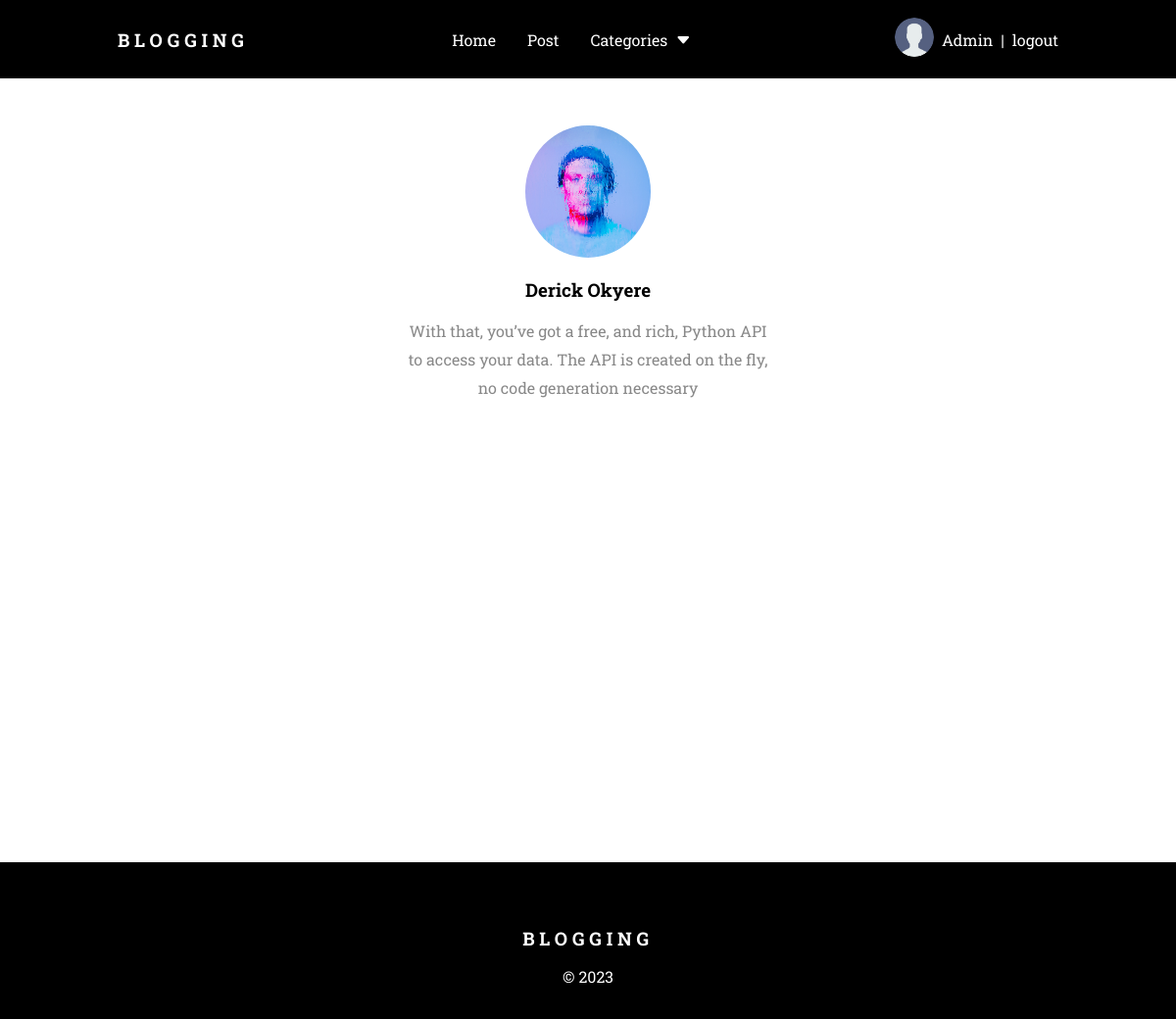
Page /profile/2 (signed in) on the earlier database version.
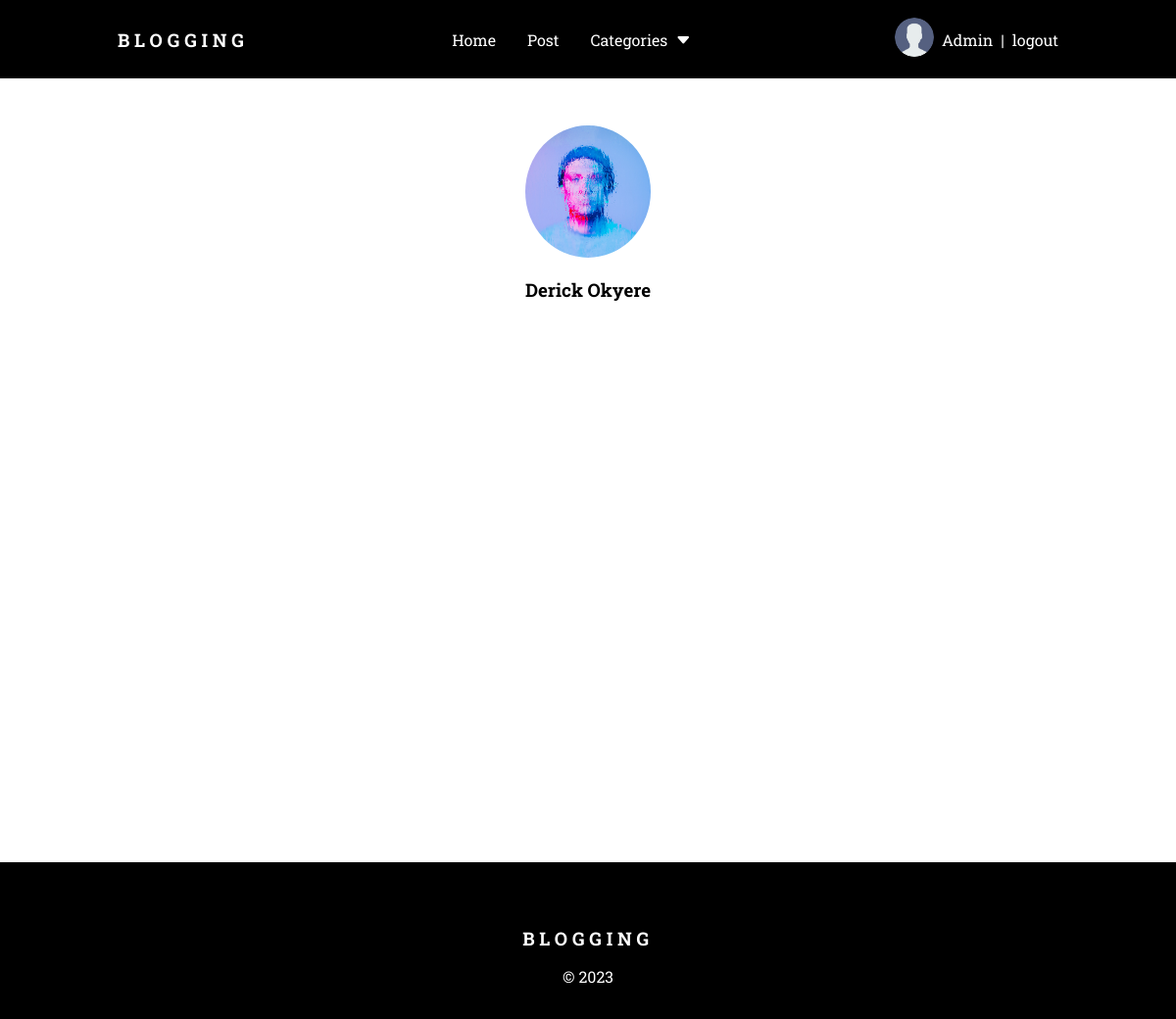
Same page on the later database version.
### app/models.py (models this page shows, shortened)
class User(AbstractUser):
    email = models.EmailField(unique=True)
    name = models.CharField(null=True, blank=True, max_length=200)
    bio = models.TextField(null=True, blank=True)
    avatar = models.ImageField(default='user.png')
    USERNAME_FIELD = 'email'
    REQUIRED_FIELDS = []
    class Meta:
        db_table = 'user'
        ordering = ['name']

### app/views.py (the view)
# urls.py: path('profile/<str:id>',views.profile, name='profile'),
def profile(request,id):
    user = User.objects.get(id =id)
    posts = user.post_set.all()
    comments = user.comment_set.all()
    context = {'user':user, 'posts':posts, 'comments':comments}
    return render(request, 'app/profile.html', context)

### app/templates/app/profile.html (shortened to what this page needs)
{% extends 'base.html' %}
{% block content %}
<div class="container profile-block">
    <div class="main-profile">
        <div class="profile-avatar">
            <img src="{{user.avatar.url}}" alt="">
        </div>
        <h3>{{user.name}}</h3>
        <p class="bio">{{user.bio}}</p>
    </div>
</div>
{% endblock %}

Differences in the rows shown:
changed User "Derick Okyere": bio "With that, you’ve got a free, and rich, Python API to access your data. The API is created on the fly, no code generation necessary" → (not shown)
